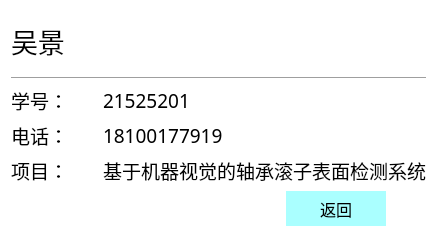
<?xml version="1.0" encoding="UTF-8"?>
<ui version="4.0">
 <class>UserInfo</class>
 <widget class="QDialog" name="UserInfo">
  <property name="geometry">
   <rect>
    <x>0</x>
    <y>0</y>
    <width>437</width>
    <height>222</height>
   </rect>
  </property>
  <property name="palette">
   <palette>
    <active>
     <colorrole role="Base">
      <brush brushstyle="SolidPattern">
       <color alpha="255">
        <red>255</red>
        <green>255</green>
        <blue>255</blue>
       </color>
      </brush>
     </colorrole>
     <colorrole role="Window">
      <brush brushstyle="SolidPattern">
       <color alpha="255">
        <red>255</red>
        <green>255</green>
        <blue>255</blue>
       </color>
      </brush>
     </colorrole>
    </active>
    <inactive>
     <colorrole role="Base">
      <brush brushstyle="SolidPattern">
       <color alpha="255">
        <red>255</red>
        <green>255</green>
        <blue>255</blue>
       </color>
      </brush>
     </colorrole>
     <colorrole role="Window">
      <brush brushstyle="SolidPattern">
       <color alpha="255">
        <red>255</red>
        <green>255</green>
        <blue>255</blue>
       </color>
      </brush>
     </colorrole>
    </inactive>
    <disabled>
     <colorrole role="Base">
      <brush brushstyle="SolidPattern">
       <color alpha="255">
        <red>255</red>
        <green>255</green>
        <blue>255</blue>
       </color>
      </brush>
     </colorrole>
     <colorrole role="Window">
      <brush brushstyle="SolidPattern">
       <color alpha="255">
        <red>255</red>
        <green>255</green>
        <blue>255</blue>
       </color>
      </brush>
     </colorrole>
    </disabled>
   </palette>
  </property>
  <property name="windowTitle">
   <string>UserInfo</string>
  </property>
  <property name="sizeGripEnabled">
   <bool>false</bool>
  </property>
  <property name="modal">
   <bool>false</bool>
  </property>
  <layout class="QVBoxLayout" name="verticalLayout_2">
   <item>
    <layout class="QHBoxLayout" name="horizontalLayout_2">
     <item>
      <layout class="QVBoxLayout" name="verticalLayout">
       <item>
        <widget class="QLabel" name="Name">
         <property name="font">
          <font>
           <family>楷体</family>
           <pointsize>20</pointsize>
          </font>
         </property>
         <property name="text">
          <string>吴景</string>
         </property>
        </widget>
       </item>
      </layout>
     </item>
     <item>
      <widget class="QToolButton" name="AccountInfoTBtn">
       <property name="minimumSize">
        <size>
         <width>60</width>
         <height>60</height>
        </size>
       </property>
       <property name="maximumSize">
        <size>
         <width>60</width>
         <height>60</height>
        </size>
       </property>
       <property name="autoFillBackground">
        <bool>false</bool>
       </property>
       <property name="text">
        <string/>
       </property>
       <property name="icon">
        <iconset resource="../../UrielQtFramework.qrc">
         <normaloff>:/Mainwindow/Resources/UrielQtFramework/circle.png</normaloff>:/Mainwindow/Resources/UrielQtFramework/circle.png</iconset>
       </property>
       <property name="iconSize">
        <size>
         <width>60</width>
         <height>60</height>
        </size>
       </property>
       <property name="autoRaise">
        <bool>true</bool>
       </property>
      </widget>
     </item>
    </layout>
   </item>
   <item>
    <widget class="Line" name="line">
     <property name="orientation">
      <enum>Qt::Horizontal</enum>
     </property>
    </widget>
   </item>
   <item>
    <layout class="QGridLayout" name="gridLayout">
     <item row="0" column="0">
      <widget class="QLabel" name="label_2">
       <property name="font">
        <font>
         <family>楷体</family>
         <pointsize>14</pointsize>
        </font>
       </property>
       <property name="text">
        <string>学号：</string>
       </property>
      </widget>
     </item>
     <item row="0" column="1">
      <widget class="QLabel" name="WorkNumber">
       <property name="font">
        <font>
         <family>楷体</family>
         <pointsize>14</pointsize>
        </font>
       </property>
       <property name="text">
        <string>21525201</string>
       </property>
      </widget>
     </item>
     <item row="1" column="0">
      <widget class="QLabel" name="label_5">
       <property name="font">
        <font>
         <family>楷体</family>
         <pointsize>14</pointsize>
        </font>
       </property>
       <property name="text">
        <string>电话：</string>
       </property>
      </widget>
     </item>
     <item row="1" column="1">
      <widget class="QLabel" name="Phone">
       <property name="font">
        <font>
         <family>楷体</family>
         <pointsize>14</pointsize>
        </font>
       </property>
       <property name="text">
        <string>18100177919</string>
       </property>
      </widget>
     </item>
     <item row="2" column="0">
      <widget class="QLabel" name="label_6">
       <property name="font">
        <font>
         <family>楷体</family>
         <pointsize>14</pointsize>
        </font>
       </property>
       <property name="text">
        <string>项目：</string>
       </property>
      </widget>
     </item>
     <item row="2" column="1">
      <widget class="QLabel" name="Project">
       <property name="font">
        <font>
         <family>楷体</family>
         <pointsize>14</pointsize>
        </font>
       </property>
       <property name="text">
        <string>基于机器视觉的轴承滚子表面检测系统</string>
       </property>
      </widget>
     </item>
    </layout>
   </item>
   <item>
    <layout class="QHBoxLayout" name="horizontalLayout">
     <item>
      <spacer name="horizontalSpacer">
       <property name="orientation">
        <enum>Qt::Horizontal</enum>
       </property>
       <property name="sizeHint" stdset="0">
        <size>
         <width>40</width>
         <height>20</height>
        </size>
       </property>
      </spacer>
     </item>
     <item>
      <widget class="QToolButton" name="ReturnTBtn">
       <property name="minimumSize">
        <size>
         <width>100</width>
         <height>35</height>
        </size>
       </property>
       <property name="maximumSize">
        <size>
         <width>100</width>
         <height>35</height>
        </size>
       </property>
       <property name="palette">
        <palette>
         <active>
          <colorrole role="Button">
           <brush brushstyle="SolidPattern">
            <color alpha="255">
             <red>170</red>
             <green>255</green>
             <blue>255</blue>
            </color>
           </brush>
          </colorrole>
         </active>
         <inactive>
          <colorrole role="Button">
           <brush brushstyle="SolidPattern">
            <color alpha="255">
             <red>170</red>
             <green>255</green>
             <blue>255</blue>
            </color>
           </brush>
          </colorrole>
         </inactive>
         <disabled>
          <colorrole role="Button">
           <brush brushstyle="SolidPattern">
            <color alpha="255">
             <red>170</red>
             <green>255</green>
             <blue>255</blue>
            </color>
           </brush>
          </colorrole>
         </disabled>
        </palette>
       </property>
       <property name="font">
        <font>
         <family>楷体</family>
         <pointsize>12</pointsize>
        </font>
       </property>
       <property name="autoFillBackground">
        <bool>true</bool>
       </property>
       <property name="text">
        <string>返回</string>
       </property>
       <property name="autoRaise">
        <bool>true</bool>
       </property>
      </widget>
     </item>
     <item>
      <spacer name="horizontalSpacer_2">
       <property name="orientation">
        <enum>Qt::Horizontal</enum>
       </property>
       <property name="sizeType">
        <enum>QSizePolicy::Fixed</enum>
       </property>
       <property name="sizeHint" stdset="0">
        <size>
         <width>40</width>
         <height>20</height>
        </size>
       </property>
      </spacer>
     </item>
    </layout>
   </item>
  </layout>
 </widget>
 <layoutdefault spacing="6" margin="11"/>
 <resources>
  <include location="../../UrielQtFramework.qrc"/>
 </resources>
 <connections/>
</ui>
